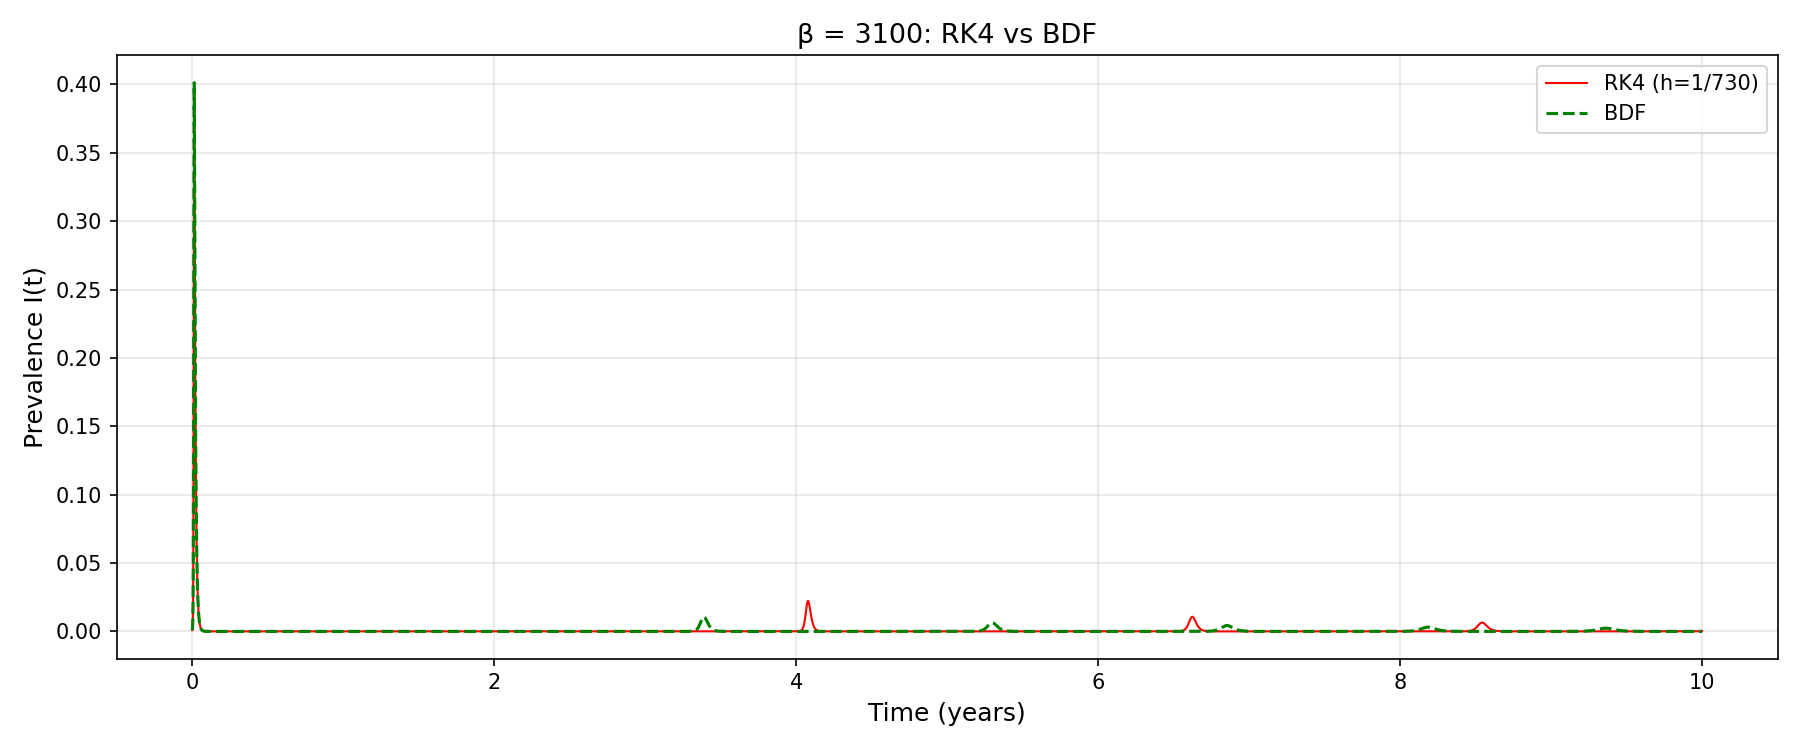

Source code (Python):
"""
Comparison of BDF vs RK4 solver to investigate why solve_ivp was failing
(drops many orders of magnitude)
"""

import sys
import numpy as np
import matplotlib.pyplot as plt
from pathlib import Path
from scipy.integrate import solve_ivp

sys.path.append(str(Path(__file__).parent.parent))

from sircm_utils import (
    sirc_modified,
    solve,
    MU,
    ALPHA,
    SIGMA,
    Y0,
    DELTA_PRIME,
    GAMMA_PRIME
)

h_rk4 = 1/730

pm_bdf = {
    'mu': MU, 'alpha': ALPHA, 'sigma': SIGMA,
    'beta0': 3100, 'eps': 0.0,
    'delta_prime': DELTA_PRIME, 'gamma_prime': GAMMA_PRIME
}

t_mod, y_mod = solve(sirc_modified, Y0, (0, 10), h_rk4, pm_bdf)

sol_bdf = solve_ivp(lambda t, y: sirc_modified(t, y, pm_bdf),
                    (0, 10), Y0, method='BDF',
                    rtol=1e-8, atol=1e-10, max_step=0.01)

print(f"BDF status: {sol_bdf.status}")
print(f"BDF reached t = {sol_bdf.t[-1]:.4f}")

# frozen phase check
mask = (t_mod > 1) & (t_mod < 6)
I_frozen = y_mod[mask, 1]
print(f"\nRK4 (h=1/730) frozen phase (t=1 to 6):")
print(f"  min(I) = {I_frozen.min():.2e}")
print(f"  max(I) = {I_frozen.max():.2e}")
print(f"  mean(I) = {I_frozen.mean():.2e}")

# plot linear scale comparison
fig1, ax1 = plt.subplots(figsize=(12, 5))
ax1.plot(t_mod, y_mod[:, 1], 'r-', linewidth=1, label='RK4 (h=1/730)')
if sol_bdf.status == 0:
    ax1.plot(sol_bdf.t, sol_bdf.y[1], 'g--', linewidth=1.5, label='BDF')
else:
    ax1.plot(sol_bdf.t, sol_bdf.y[1], 'g--', linewidth=1.5,
             label=f'BDF (failed at t={sol_bdf.t[-1]:.2f})')
ax1.set_xlabel('Time (years)', fontsize=12)
ax1.set_ylabel('Prevalence I(t)', fontsize=12)
ax1.set_title('β = 3100: RK4 vs BDF', fontsize=13)
ax1.legend()
ax1.grid(True, alpha=0.3)
plt.tight_layout()
plt.savefig(Path(__file__).parent / "rk4_vs_bdf_stiffness.png", dpi=150)
plt.show()
plt.close()

# plot log scale comparison
fig2, ax2 = plt.subplots(figsize=(12, 5))
ax2.semilogy(t_mod[y_mod[:, 1] > 0], y_mod[y_mod[:, 1] > 0, 1],
             'r-', linewidth=1, label='RK4 (h=1/730)')
if sol_bdf.status == 0:
    pos = sol_bdf.y[1] > 0
    ax2.semilogy(sol_bdf.t[pos], sol_bdf.y[1, pos],
                 'g--', linewidth=1.5, label='BDF')
ax2.set_xlabel('Time (years)', fontsize=12)
ax2.set_ylabel('I(t) — log scale', fontsize=12)
ax2.set_title('β = 3100: frozen phase on log scale', fontsize=13)
ax2.legend()
ax2.grid(True, alpha=0.3)
plt.tight_layout()
plt.savefig(Path(__file__).parent / "rk4_vs_bdf_stiffness_log.png", dpi=150)
plt.show()
plt.close()
